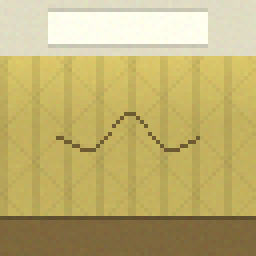
#> input picture pack/java/pack.png, 64 x 64 px (shown 4 times larger)
$ python -i build_textures.py   (imports and definitions only)
#> lines starting #> are read from the running program, lines starting #| are printed output that depends on the picture
#!/usr/bin/env python3
"""Build the custom block textures, models and the note_block blockstate for the Backrooms resource pack.

    python3 tools/textures/build_textures.py --src <extracted texture pack root>

Reads src/main/resources/custom-blocks.json (shared with the plugin). Writes:
  pack/java/assets/backrooms/textures/block/<name>.png (+ _n.png / _s.png LabPBR maps for shader users)
  pack/java/assets/backrooms/models/block/<id>.json
  pack/java/assets/minecraft/blockstates/note_block.json   every one of the 1150 note block states: the custom
                                                           states get our models, all others the vanilla model
Then run tools/audio/build_pack.py to zip the pack.

Source images come from the server owner's "Backrooms PBR" pack (by Pro_fessional, packsmc.com); see
pack/MANIFEST.md. Textures with no suitable source (pool tiles, light panels) are drawn procedurally here.
Deterministic: fixed seeds, no timestamps.
"""
from __future__ import annotations

import argparse
import json
import os
import sys

import numpy as np
from PIL import Image, ImageFilter

HERE = os.path.dirname(os.path.abspath(__file__))
ROOT = os.path.abspath(os.path.join(HERE, "..", ".."))
DEFS = os.path.join(ROOT, "src", "main", "resources", "custom-blocks.json")
OUT = os.path.join(ROOT, "pack", "java", "assets")
TEX = os.path.join(OUT, "backrooms", "textures", "block")
MODELS = os.path.join(OUT, "backrooms", "models", "block")
STATES = os.path.join(OUT, "minecraft", "blockstates")
RES = 256

INSTRUMENTS = ["harp", "basedrum", "snare", "hat", "bass", "flute", "bell", "guitar", "chime", "xylophone",
               "iron_xylophone", "cow_bell", "didgeridoo", "bit", "banjo", "pling", "zombie", "skeleton", "creeper",
               "dragon", "wither_skeleton", "piglin", "custom_head"]


# ------------------------------------------------------------------------------------- image helpers
def load(src, name):
    p = os.path.join(src, "assets", "minecraft", "textures", "block", name + ".png")
    if not os.path.exists(p):
        sys.exit(f"missing source texture {p}")
    return Image.open(p).convert("RGBA")


def arr(img):
    return np.asarray(img.convert("RGB"), dtype=np.float32) / 255.0


def img(a):
    return Image.fromarray((np.clip(a, 0, 1) * 255 + 0.5).astype(np.uint8), "RGB")


# [5 lines left out: function fit, not called in this run]


def lum(a):
    return a[..., 0] * 0.299 + a[..., 1] * 0.587 + a[..., 2] * 0.114


# [47 lines left out: functions tint, noise, stain, not called in this run]


def grain(a, seed, amount=0.03):
    n = noise(seed, scale=32, octaves=2) - 0.5
    return a + n[..., None] * amount


# [86 lines left out: functions normal_map, spec_map, tiles, troffer, not called in this run]


# ------------------------------------------------------------------------------------- recipes
def build(src):
    out = {}  # name -> (rgb array, normal strength or None, spec image or None)
    L0_DARK, L0_LIGHT = (150, 132, 66), (220, 204, 124)

    wall = tint(arr(fit(load(src, "warped_planks"))), L0_DARK, L0_LIGHT, contrast=0.62, gamma=0.9)
    wall = grain(wall, 11, 0.025)
    out["l0_wall"] = (wall, 1.2, spec_map(0.25))
    wall_b = tint(arr(fit(load(src, "mangrove_planks"))), (146, 128, 64), (214, 197, 118), contrast=0.55)
    out["l0_wall_b"] = (grain(wall_b, 12, 0.03), 1.0, spec_map(0.25))
    out["l0_wall_stain"] = (stain(wall, 13, (124, 98, 52), 0.42), 1.2, spec_map(0.2))

    carpet = tint(arr(fit(load(src, "podzol_top"))), (104, 90, 46), (180, 160, 96), contrast=0.9)
    out["l0_carpet"] = (carpet, 3.0, spec_map(0.05))
    wet = carpet * 0.62 + np.array((0.04, 0.03, 0.0))
    wet = stain(wet, 21, (70, 56, 30), 0.35, top=False)
    out["l0_carpet_wet"] = (wet, 2.0, spec_map(0.55 * noise(22, scale=6) + 0.2))

    # drop ceiling: 2 x 2 tiles of the source grid per block (about 50 cm tiles)
    d = load(src, "diorite")
    tile_px = d.size[0] / 5.0
    crop = d.crop((0, 0, int(round(tile_px * 2)), int(round(tile_px * 2)))).resize((RES, RES), Image.LANCZOS)
    ceil = arr(crop)
    out["l0_ceiling"] = (tint(ceil, (150, 142, 116), (224, 217, 190), contrast=1.0), 2.5, spec_map(0.1))
    out["l0_ceiling_stain"] = (stain(out["l0_ceiling"][0], 31, (150, 118, 66), 0.55, top=False), 2.5, spec_map(0.1))
    out["office_ceiling"] = (tint(ceil, (150, 150, 146), (228, 228, 222)), 2.5, spec_map(0.1))

    yy = np.mgrid[0:RES, 0:RES][0]
    band = ((yy >= 74) & (yy < 182)).astype(np.float32)
    out["light_panel"] = (troffer(41, True), None, spec_map(0.5, emissive=band))
    out["light_panel_off"] = (troffer(41, False), None, spec_map(0.5))
    out["light_panel_cool"] = (troffer(42, True, cool=True), None, spec_map(0.5, emissive=band))

    out["pool_tile"] = (tiles(4, (236, 239, 236), (196, 200, 196), 51), 1.5, spec_map(0.85))
    out["pool_tile_blue"] = (tiles(4, (150, 206, 220), (190, 214, 216), 52, var=0.03), 1.5, spec_map(0.85))
    out["pool_tile_grime"] = (stain(tiles(4, (224, 226, 218), (150, 150, 132), 53, dirt=0.5), 54, (150, 140, 100), 0.3, top=False),
                              1.5, spec_map(0.7))

    out["office_wall"] = (tint(arr(fit(load(src, "stripes"))), (188, 182, 168), (236, 232, 222), contrast=0.9), 0.8, spec_map(0.2))
    out["office_wall_b"] = (arr(fit(load(src, "birch_planks"))) * 0.94, 0.8, spec_map(0.2))
    out["office_carpet"] = (arr(fit(load(src, "podzol_top"))) * 0.92, 3.0, spec_map(0.05))
    out["office_carpet_b"] = (arr(fit(load(src, "stone"))), 3.0, spec_map(0.05))
    # per-level recipe modules (tools/textures/recipes_*.py) add their own textures
    import recipes_level1
    import recipes_level4
    recipes_level1.add(out, src)
    recipes_level4.add(out, src)
    return out


# ------------------------------------------------------------------------------------- writers
# [5 lines left out: function write_json, not called in this run]


def save_png(im, path):
    os.makedirs(os.path.dirname(path), exist_ok=True)
    im.save(path, optimize=True)


# [76 lines left out: function main, not called in this run]


# [2 lines not run here, left out]

>>> import cv2
>>> picture = cv2.imread('../../pack/java/pack.png', cv2.IMREAD_GRAYSCALE)
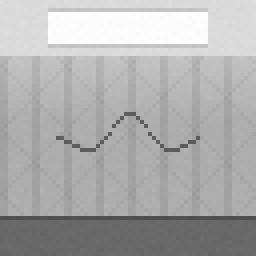
#> picture: shape (64, 64) (shown 4 times larger); min 77, max 253, mean 173.6
>>> result = build(picture)
#> (the run stopped early here; a loop or call above may not have finished)

$ run again, on resourcepack/pack.png
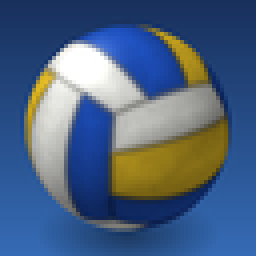
#> input picture resourcepack/pack.png, 64 x 64 px (shown 4 times larger)
#> `picture = cv2.imread('../../pack/java/pack.png', cv2.IMREAD_GRAYSCALE)`:
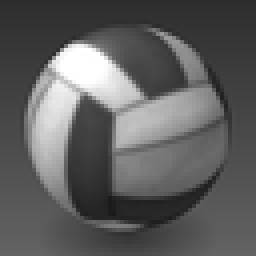
#> picture: shape (64, 64) (shown 4 times larger); min 25, max 255, mean 94.6
